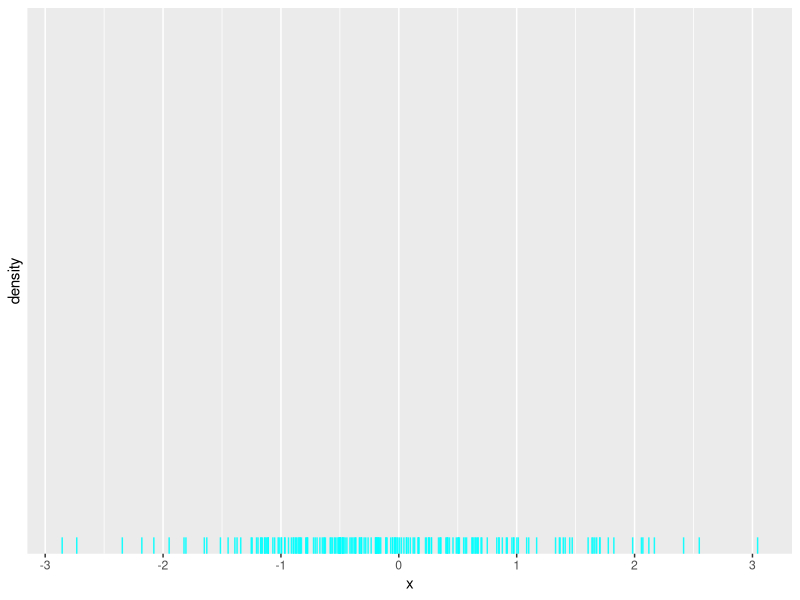

Generate this figure with R:
## ---- chunk 1
#| label: fig-density
#| fig-cap: Simulación de datos de una Distribución N(0,1).
library(tidyverse)
set.seed(1234)
df <- tibble(x = rnorm(200))
df |>
  ggplot(aes(x=x)) +
  geom_density(bw = "SJ", color = "magenta") +
  geom_rug(alpha=0.9, color = "cyan")
## ---- chunk 2
#| label: tbl-example
#| tbl-cap: "Ejemplo de una tabla"

library(knitr)
library(kableExtra)
head(iris,10) |> 
  kable(booktabs = TRUE,
        align = 'ccccl',
        linesep = "" ,
        format.args = list(big.mark = ",", digits = 4)) |> 
  kable_styling(latex_options = c("HOLD_position","striped"), font_size = 11)%>%
  row_spec(0, align = "c",bold=T )
